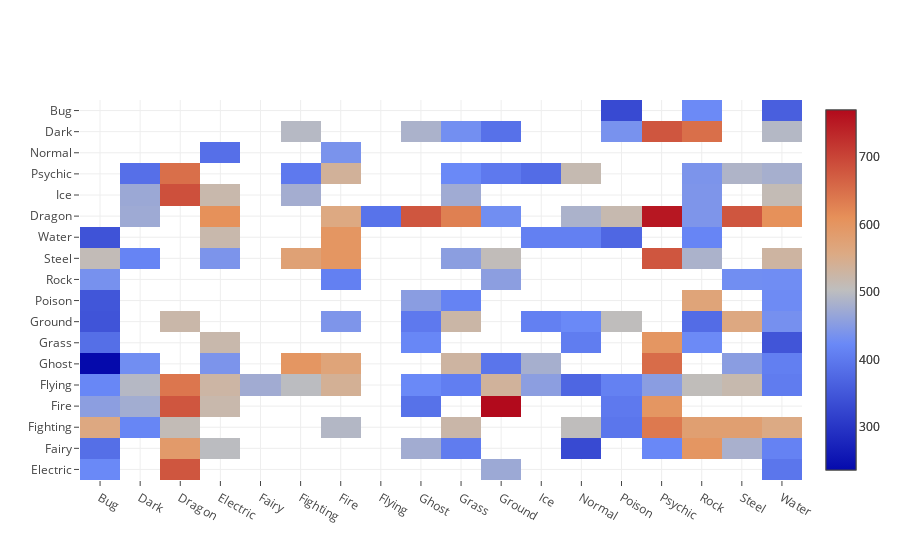

Here is the notebook cell this chart was saved with:
### Code cell
heat_map_df = df.groupby(['Type1', 'Type2'])['Total'].mean().reset_index()
trace1 = go.Heatmap(z=heat_map_df.Total, x=heat_map_df.Type1, y=heat_map_df.Type2)
trace2 = go.Heatmap(z=heat_map_df.Total, x=heat_map_df.Type1, y=heat_map_df.Type2)
py.iplot([trace1, trace2])

### Figure 1 — Plotly figure (JSON) as saved in the notebook; plotly's stock layout.template omitted (floating-point values rounded to 4 significant figures; data arrays with more than 128 entries replaced by an {"elided": "..."} marker saying what was removed)
{"data": [{"type": "heatmap", "uid": "1501f8df-e7a3-4939-8229-b5c0df233a98", "x": {"elided": "150 str values"}, "y": {"elided": "150 str values"}, "z": {"elided": "150 float values"}}, {"type": "heatmap", "uid": "e71235e5-583c-4dff-847d-1794f77a3f84", "x": {"elided": "150 str values"}, "y": {"elided": "150 str values"}, "z": {"elided": "150 float values"}}], "layout": {}}
